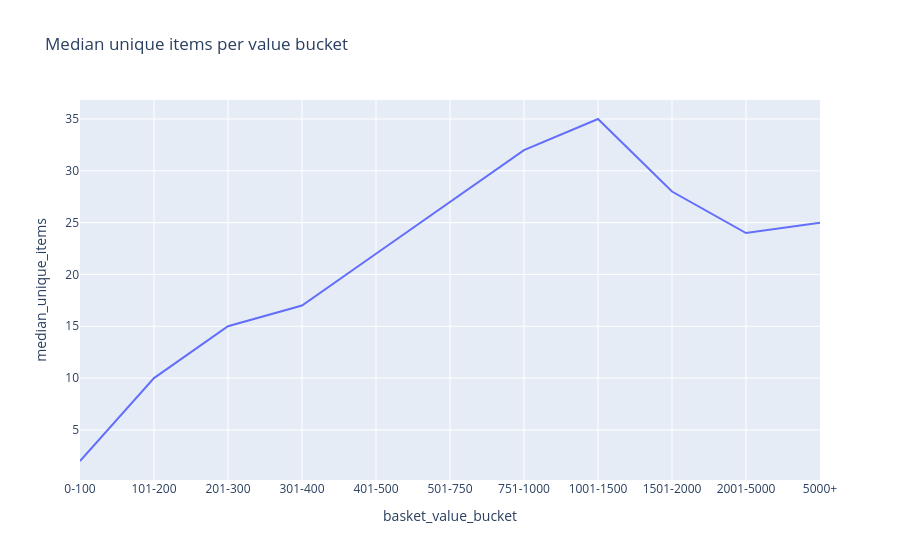

Notebook cell for this chart:
### Code cell
# Unique items tipping point
tipping_pt_fig = px.line(
    df_basket_items_by_bucket,
    x='basket_value_bucket',
    y='median_unique_items',
    title='Median unique items per value bucket'
)
tipping_pt_fig.write_html(
    "../HTML/bask_med_uitem.html",
    include_plotlyjs='cdn'
)
tipping_pt_fig.show()

### Figure 1 — Plotly figure (JSON) as saved in the notebook; plotly's stock layout.template omitted (floating-point values rounded to 4 significant figures)
{"data": [{"hovertemplate": "basket_value_bucket=%{x}<br>median_unique_items=%{y}<extra></extra>", "legendgroup": "", "line": {"color": "#636efa", "dash": "solid"}, "marker": {"symbol": "circle"}, "mode": "lines", "name": "", "orientation": "v", "showlegend": false, "type": "scatter", "x": ["0-100", "101-200", "201-300", "301-400", "401-500", "501-750", "751-1000", "1001-1500", "1501-2000", "2001-5000", "5000+"], "xaxis": "x", "y": [2.0, 10.0, 15.0, 17.0, 22.0, 27.0, 32.0, 35.0, 28.0, 24.0, 25.0], "yaxis": "y"}], "layout": {"legend": {"tracegroupgap": 0}, "title": {"text": "Median unique items per value bucket"}, "xaxis": {"anchor": "y", "domain": [0, 1], "title": {"text": "basket_value_bucket"}}, "yaxis": {"anchor": "x", "domain": [0, 1], "title": {"text": "median_unique_items"}}}}
